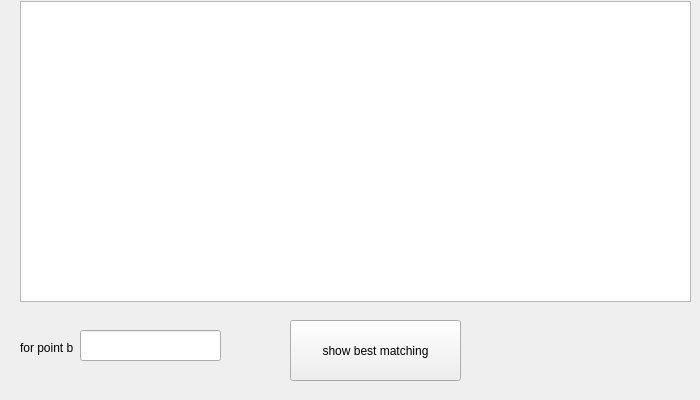
<?xml version="1.0" encoding="UTF-8"?>
<ui version="4.0">
 <class>mainwindow</class>
 <widget class="QWidget" name="mainwindow">
  <property name="geometry">
   <rect>
    <x>0</x>
    <y>0</y>
    <width>700</width>
    <height>400</height>
   </rect>
  </property>
  <property name="windowTitle">
   <string>mainwindow</string>
  </property>
  <widget class="QListWidget" name="listWidget">
   <property name="geometry">
    <rect>
     <x>20</x>
     <y>1</y>
     <width>671</width>
     <height>301</height>
    </rect>
   </property>
  </widget>
  <widget class="QLineEdit" name="lineEdit">
   <property name="geometry">
    <rect>
     <x>80</x>
     <y>330</y>
     <width>141</width>
     <height>31</height>
    </rect>
   </property>
  </widget>
  <widget class="QPushButton" name="pushButton">
   <property name="geometry">
    <rect>
     <x>290</x>
     <y>320</y>
     <width>171</width>
     <height>61</height>
    </rect>
   </property>
   <property name="text">
    <string>show best matching</string>
   </property>
  </widget>
  <widget class="QLabel" name="label">
   <property name="geometry">
    <rect>
     <x>20</x>
     <y>340</y>
     <width>61</width>
     <height>16</height>
    </rect>
   </property>
   <property name="text">
    <string>for point b</string>
   </property>
  </widget>
  <widget class="QLabel" name="label_2">
   <property name="geometry">
    <rect>
     <x>560</x>
     <y>340</y>
     <width>49</width>
     <height>16</height>
    </rect>
   </property>
   <property name="text">
    <string/>
   </property>
  </widget>
 </widget>
 <resources/>
 <connections/>
</ui>
